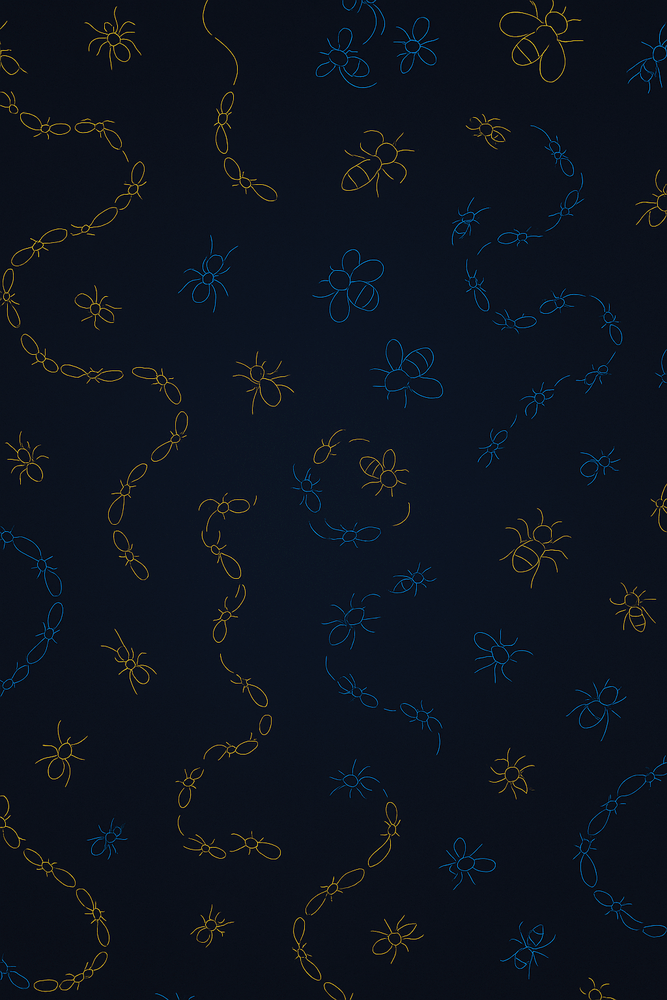
#> input picture assets/images/backgrounds/body_bg.png, 667 x 1000 px, shrunk from 1024 x 1536 before the run, found by its file name
$ python create-dark-bg.py
#> lines starting #> are read from the running program, lines starting #| are printed output that depends on the picture
#!/usr/bin/env python3
"""
Create a darker version of the body_bg.png for email backgrounds
"""

from PIL import Image, ImageEnhance, ImageFilter
import os

# Paths
input_path = "/Users/lucianocosme/Projects/ucr-ento-social/assets/images/backgrounds/body_bg.png"
output_path = "/Users/lucianocosme/Projects/ucr-ento-social/assets/images/backgrounds/email_dark_bg.png"

# Open the original image
img = Image.open(input_path)
#> img is the input picture: PIL image 667x1000 RGBA; mean R, G, B, A 13.2, 19.7, 30.6, 255

# Convert to RGBA if not already
if img.mode != 'RGBA':
    img = img.convert('RGBA')

# Create a darker version by:
# 1. Reducing brightness significantly
enhancer = ImageEnhance.Brightness(img)
img_dark = enhancer.enhance(0.15)  # Make it 15% of original brightness (very dark)
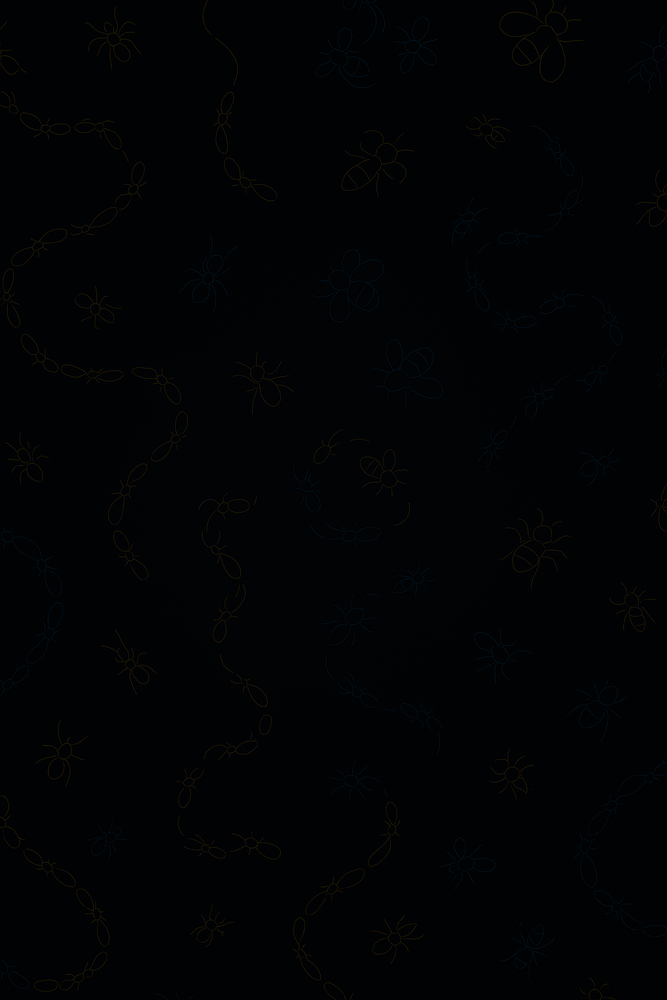
#> img_dark: PIL image 667x1000 RGBA; mean R, G, B, A 1.3, 2.5, 4.1, 255

# 2. Reduce contrast to make it more subtle
contrast = ImageEnhance.Contrast(img_dark)
img_dark = contrast.enhance(0.5)  # Reduce contrast by 50%

# 3. Apply a slight blur to make it less sharp/distracting
img_dark = img_dark.filter(ImageFilter.GaussianBlur(radius=1))

# 4. Create a dark overlay
# Get the size
width, height = img_dark.size
#> width = 667; height = 1000

# Create a new image with dark background
dark_bg = Image.new('RGBA', (width, height), (13, 13, 13, 255))  # #0d0d0d with full opacity

# Blend the original image with the dark background
# This creates a very subtle pattern on dark background
final = Image.blend(dark_bg, img_dark, 0.3)  # Only 30% of the pattern shows through

# Save the result
final.save(output_path, 'PNG', optimize=True)

print(f"✅ Created darker background image at: {output_path}")
print(f"   Original: {input_path}")
print(f"   New dark version: {output_path}")
print(f"   The image is now much darker and subtle for email backgrounds")
